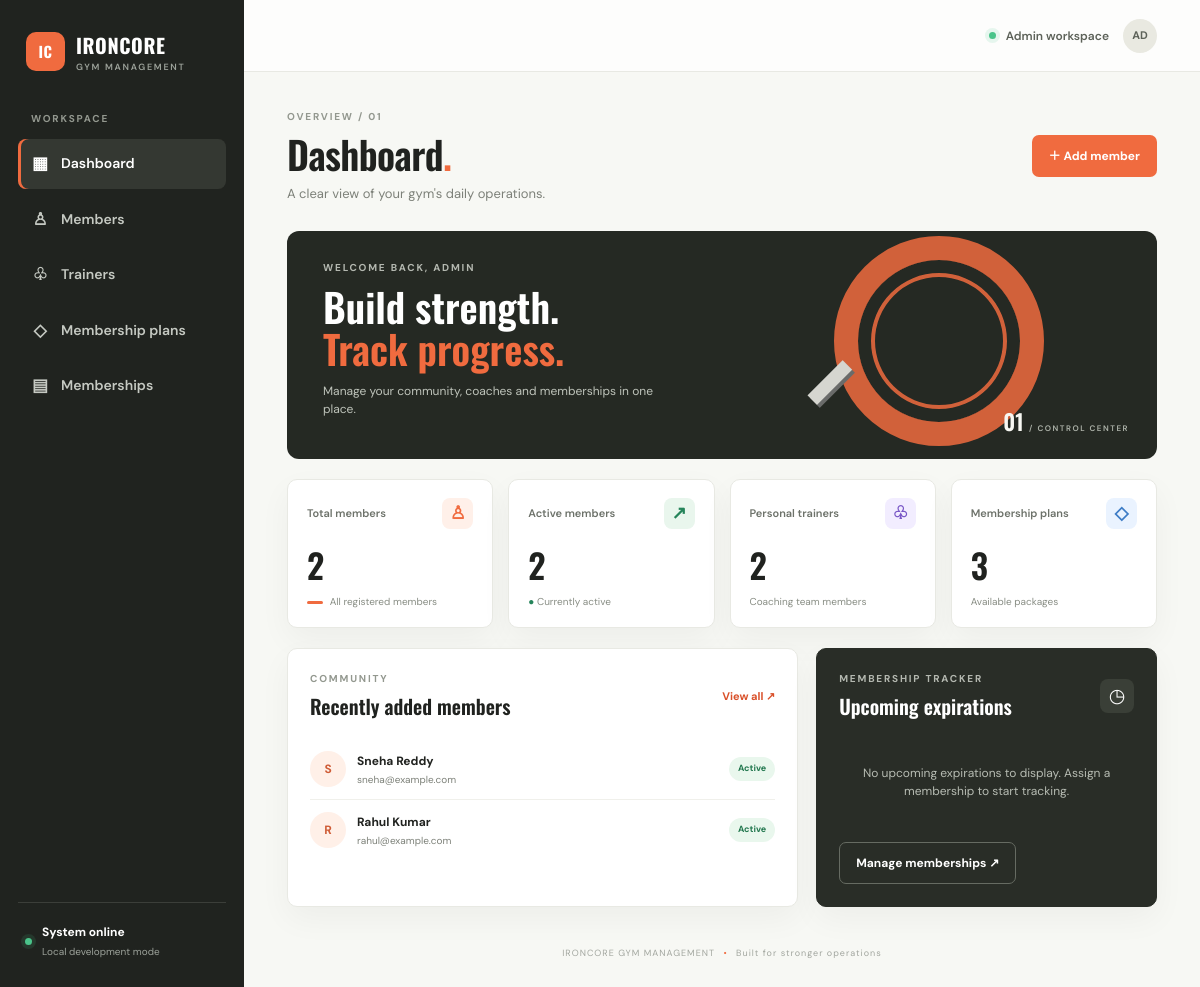
The page / on the database its author committed.
### tables this page shows
CREATE TABLE members (
        id INTEGER PRIMARY KEY AUTOINCREMENT,
        full_name TEXT NOT NULL,
        email TEXT NOT NULL UNIQUE,
        phone TEXT,
        gender TEXT,
        joined_on TEXT NOT NULL DEFAULT (date('now')),
        status TEXT NOT NULL DEFAULT 'Active'
    );

### app/routes.py (the view)
@bp.get("/")
def dashboard():
    db = get_db()
    stats = {
        "members": db.execute("SELECT COUNT(*) FROM members").fetchone()[0],
        "active_members": db.execute("SELECT COUNT(*) FROM members WHERE status='Active'").fetchone()[0],
        "trainers": db.execute("SELECT COUNT(*) FROM trainers").fetchone()[0],
        "plans": db.execute("SELECT COUNT(*) FROM plans").fetchone()[0],
    }
    recent = db.execute("SELECT * FROM members ORDER BY id DESC LIMIT 5").fetchall()
    upcoming = db.execute("""
        SELECT m.full_name, p.name AS plan_name, ms.end_date
        FROM memberships ms
        JOIN members m ON m.id=ms.member_id
        JOIN plans p ON p.id=ms.plan_id
        WHERE ms.end_date >= date('now')
        ORDER BY ms.end_date LIMIT 5
    """).fetchall()
    return render_template("dashboard.html", stats=stats, recent=recent, upcoming=upcoming)

### app/db.py (called while the page is built)
def get_db():
    if "db" not in g:
        g.db = sqlite3.connect(current_app.config["DATABASE"])
        g.db.row_factory = sqlite3.Row
        g.db.execute("PRAGMA foreign_keys = ON")
    return g.db

### app/templates/dashboard.html (shortened to what this page needs)
{% extends "base.html" %}
{% block content %}
<div class="page-heading"><div><p class="eyebrow">OVERVIEW / 01</p><h1>Dashboard<span class="accent">.</span></h1><p class="subheading">A clear view of your gym's daily operations.</p></div><a class="btn btn-primary" href="{{ url_for('main.members') }}#add-member">＋ Add member</a></div>
<div class="hero-banner"><div><p class="eyebrow light">WELCOME BACK, ADMIN</p><h2>Build strength.<br><span>Track progress.</span></h2><p>Manage your community, coaches and memberships in one place.</p></div><div class="hero-art" aria-hidden="true"><div class="hero-ring"></div><div class="hero-bar">━</div></div><div class="hero-number">01 <span>/ CONTROL CENTER</span></div></div>
<div class="stats-grid">
  <article class="stat-card"><div class="stat-top"><span>Total members</span><span class="stat-icon orange">♙</span></div><div class="stat-value">{{ stats.members }}</div><div class="stat-foot"><span class="tiny-line"></span> All registered members</div></article>
  <article class="stat-card"><div class="stat-top"><span>Active members</span><span class="stat-icon green">↗</span></div><div class="stat-value">{{ stats.active_members }}</div><div class="stat-foot"><span class="positive">●</span> Currently active</div></article>
  <article class="stat-card"><div class="stat-top"><span>Personal trainers</span><span class="stat-icon purple">♧</span></div><div class="stat-value">{{ stats.trainers }}</div><div class="stat-foot">Coaching team members</div></article>
  <article class="stat-card"><div class="stat-top"><span>Membership plans</span><span class="stat-icon blue">◇</span></div><div class="stat-value">{{ stats.plans }}</div><div class="stat-foot">Available packages</div></article>
</div>
<div class="content-grid">
  <section class="panel"><div class="panel-heading"><div><p class="eyebrow">COMMUNITY</p><h3>Recently added members</h3></div><a class="text-link" href="{{ url_for('main.members') }}">View all ↗</a></div>
    {% if recent %}<div class="member-list">{% for m in recent %}<div class="member-row"><div class="member-avatar">{{ m.full_name[:1]|upper }}</div><div class="member-info"><strong>{{ m.full_name }}</strong><small>{{ m.email }}</small></div><span class="pill {{ 'pill-green' if m.status == 'Active' else 'pill-muted' }}">{{ m.status }}</span></div>{% endfor %}</div>{% else %}<div class="empty-state">No members yet. Add your first member to get started.</div>{% endif %}
  </section>
  <section class="panel dark-panel"><div class="panel-heading"><div><p class="eyebrow light">MEMBERSHIP TRACKER</p><h3>Upcoming expirations</h3></div><span class="panel-icon">◷</span></div>
    {% if upcoming %}{% for u in upcoming %}<div class="expiry-row"><div><strong>{{ u.full_name }}</strong><small>{{ u.plan_name }}</small></div><span>{{ u.end_date }}</span></div>{% endfor %}{% else %}<div class="empty-state light-empty">No upcoming expirations to display. Assign a membership to start tracking.</div>{% endif %}
    <a class="btn btn-outline-light" href="{{ url_for('main.memberships') }}">Manage memberships ↗</a>
  </section>
</div>
{% endblock %}

### rows shown on the page
members: full_name "S", full_name "Sneha Reddy", email "sneha@example.com", status "Active"
members: full_name "R", full_name "Rahul Kumar", email "rahul@example.com", status "Active"

### other values the page prints
{{ stats.members }} "2"
{{ stats.active_members }} "2"
{{ stats.trainers }} "2"
{{ stats.plans }} "3"
